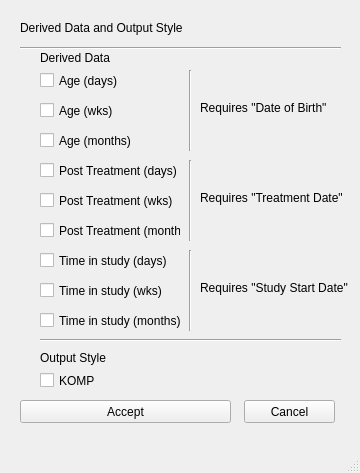
<?xml version="1.0" encoding="UTF-8"?>
<ui version="4.0">
 <class>MainWindow</class>
 <widget class="QMainWindow" name="MainWindow">
  <property name="geometry">
   <rect>
    <x>0</x>
    <y>0</y>
    <width>360</width>
    <height>473</height>
   </rect>
  </property>
  <property name="windowTitle">
   <string>MainWindow</string>
  </property>
  <widget class="QWidget" name="centralwidget">
   <widget class="QLabel" name="label">
    <property name="geometry">
     <rect>
      <x>20</x>
      <y>20</y>
      <width>171</width>
      <height>16</height>
     </rect>
    </property>
    <property name="text">
     <string>Derived Data and Output Style</string>
    </property>
   </widget>
   <widget class="QCheckBox" name="checkBox">
    <property name="geometry">
     <rect>
      <x>40</x>
      <y>70</y>
      <width>141</width>
      <height>21</height>
     </rect>
    </property>
    <property name="text">
     <string>Age (days)</string>
    </property>
   </widget>
   <widget class="QLabel" name="label_2">
    <property name="geometry">
     <rect>
      <x>40</x>
      <y>50</y>
      <width>171</width>
      <height>16</height>
     </rect>
    </property>
    <property name="text">
     <string>Derived Data</string>
    </property>
   </widget>
   <widget class="QLabel" name="label_3">
    <property name="geometry">
     <rect>
      <x>40</x>
      <y>350</y>
      <width>171</width>
      <height>16</height>
     </rect>
    </property>
    <property name="text">
     <string>Output Style</string>
    </property>
   </widget>
   <widget class="QCheckBox" name="checkBox_2">
    <property name="geometry">
     <rect>
      <x>40</x>
      <y>100</y>
      <width>141</width>
      <height>21</height>
     </rect>
    </property>
    <property name="text">
     <string>Age (wks)</string>
    </property>
   </widget>
   <widget class="QCheckBox" name="checkBox_3">
    <property name="geometry">
     <rect>
      <x>40</x>
      <y>130</y>
      <width>141</width>
      <height>21</height>
     </rect>
    </property>
    <property name="text">
     <string>Age (months)</string>
    </property>
   </widget>
   <widget class="QCheckBox" name="checkBox_4">
    <property name="geometry">
     <rect>
      <x>40</x>
      <y>160</y>
      <width>141</width>
      <height>21</height>
     </rect>
    </property>
    <property name="text">
     <string>Post Treatment (days)</string>
    </property>
   </widget>
   <widget class="QCheckBox" name="checkBox_5">
    <property name="geometry">
     <rect>
      <x>40</x>
      <y>190</y>
      <width>141</width>
      <height>21</height>
     </rect>
    </property>
    <property name="text">
     <string>Post Treatment (wks)</string>
    </property>
   </widget>
   <widget class="QCheckBox" name="checkBox_6">
    <property name="geometry">
     <rect>
      <x>40</x>
      <y>220</y>
      <width>141</width>
      <height>21</height>
     </rect>
    </property>
    <property name="text">
     <string>Post Treatment (months)</string>
    </property>
   </widget>
   <widget class="QCheckBox" name="checkBox_7">
    <property name="geometry">
     <rect>
      <x>40</x>
      <y>310</y>
      <width>141</width>
      <height>21</height>
     </rect>
    </property>
    <property name="text">
     <string>Time in study (months)</string>
    </property>
   </widget>
   <widget class="QCheckBox" name="checkBox_8">
    <property name="geometry">
     <rect>
      <x>40</x>
      <y>280</y>
      <width>141</width>
      <height>21</height>
     </rect>
    </property>
    <property name="text">
     <string>Time in study (wks)</string>
    </property>
   </widget>
   <widget class="QCheckBox" name="checkBox_9">
    <property name="geometry">
     <rect>
      <x>40</x>
      <y>250</y>
      <width>141</width>
      <height>21</height>
     </rect>
    </property>
    <property name="text">
     <string>Time in study (days)</string>
    </property>
   </widget>
   <widget class="QCheckBox" name="checkBox_10">
    <property name="geometry">
     <rect>
      <x>40</x>
      <y>370</y>
      <width>141</width>
      <height>21</height>
     </rect>
    </property>
    <property name="text">
     <string>KOMP</string>
    </property>
   </widget>
   <widget class="Line" name="line">
    <property name="geometry">
     <rect>
      <x>20</x>
      <y>40</y>
      <width>321</width>
      <height>16</height>
     </rect>
    </property>
    <property name="orientation">
     <enum>Qt::Horizontal</enum>
    </property>
   </widget>
   <widget class="Line" name="line_2">
    <property name="geometry">
     <rect>
      <x>40</x>
      <y>330</y>
      <width>301</width>
      <height>20</height>
     </rect>
    </property>
    <property name="orientation">
     <enum>Qt::Horizontal</enum>
    </property>
   </widget>
   <widget class="QLabel" name="label_4">
    <property name="geometry">
     <rect>
      <x>200</x>
      <y>100</y>
      <width>171</width>
      <height>16</height>
     </rect>
    </property>
    <property name="text">
     <string>Requires &quot;Date of Birth&quot;</string>
    </property>
   </widget>
   <widget class="QLabel" name="label_5">
    <property name="geometry">
     <rect>
      <x>200</x>
      <y>190</y>
      <width>171</width>
      <height>16</height>
     </rect>
    </property>
    <property name="text">
     <string>Requires &quot;Treatment Date&quot;</string>
    </property>
   </widget>
   <widget class="QLabel" name="label_6">
    <property name="geometry">
     <rect>
      <x>200</x>
      <y>280</y>
      <width>171</width>
      <height>16</height>
     </rect>
    </property>
    <property name="text">
     <string>Requires &quot;Study Start Date&quot;</string>
    </property>
   </widget>
   <widget class="Line" name="line_3">
    <property name="geometry">
     <rect>
      <x>180</x>
      <y>250</y>
      <width>20</width>
      <height>81</height>
     </rect>
    </property>
    <property name="orientation">
     <enum>Qt::Vertical</enum>
    </property>
   </widget>
   <widget class="Line" name="line_4">
    <property name="geometry">
     <rect>
      <x>180</x>
      <y>160</y>
      <width>20</width>
      <height>81</height>
     </rect>
    </property>
    <property name="orientation">
     <enum>Qt::Vertical</enum>
    </property>
   </widget>
   <widget class="Line" name="line_5">
    <property name="geometry">
     <rect>
      <x>180</x>
      <y>70</y>
      <width>20</width>
      <height>81</height>
     </rect>
    </property>
    <property name="orientation">
     <enum>Qt::Vertical</enum>
    </property>
   </widget>
   <widget class="QPushButton" name="pushButton">
    <property name="geometry">
     <rect>
      <x>20</x>
      <y>400</y>
      <width>211</width>
      <height>23</height>
     </rect>
    </property>
    <property name="text">
     <string>Accept</string>
    </property>
   </widget>
   <widget class="QPushButton" name="pushButton_2">
    <property name="geometry">
     <rect>
      <x>244</x>
      <y>400</y>
      <width>91</width>
      <height>23</height>
     </rect>
    </property>
    <property name="text">
     <string>Cancel</string>
    </property>
   </widget>
  </widget>
  <widget class="QMenuBar" name="menubar">
   <property name="geometry">
    <rect>
     <x>0</x>
     <y>0</y>
     <width>360</width>
     <height>21</height>
    </rect>
   </property>
  </widget>
  <widget class="QStatusBar" name="statusbar"/>
 </widget>
 <resources/>
 <connections/>
</ui>
